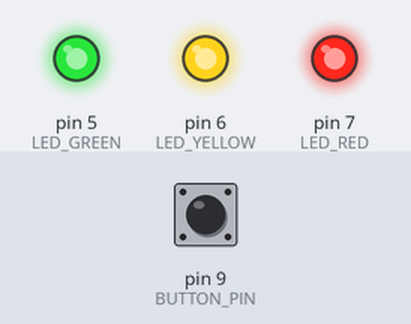
A sketch run on a simulated Arduino Uno, built with avr-gcc and run on an emulated ATmega328P. Parts: output pins drawn as LEDs (lit = HIGH). The inputs (shaded band) are chosen by the test bench; at power-on: pin 9 (BUTTON_PIN) LOW.

Above: at 1.2 s.
1.3 s: pin 9 (BUTTON_PIN) pulled HIGH for 0.15 s
At 2.4 s:
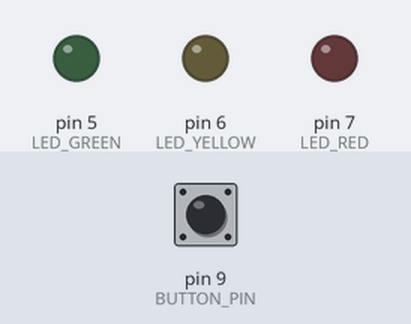
2.9 s: pin 9 (BUTTON_PIN) pulled HIGH for 1 s
At 3.6 s:
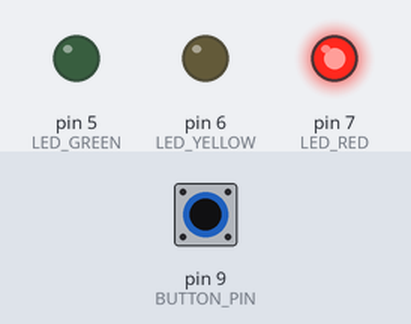
5.4 s: pin 9 (BUTTON_PIN) pulled HIGH for 0.15 s
At 6.6 s:
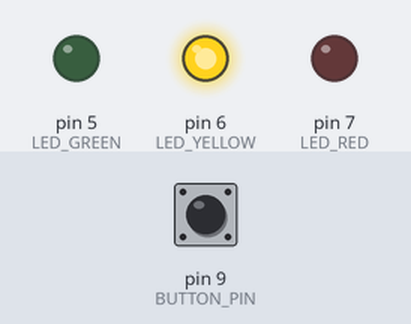
7.0 s: pin 9 (BUTTON_PIN) pulled HIGH for 3.2 s
At 7.9 s:
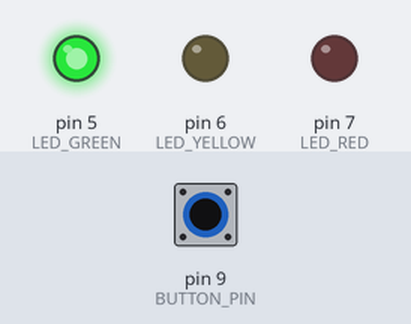
Timing chart, 0 to 10.0 s (numbered marks = the images above; inputs shaded):
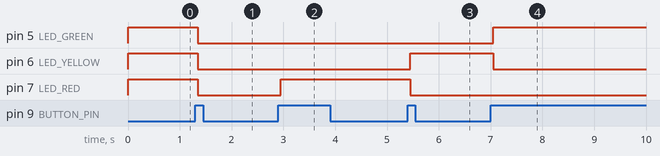

Measured:
- after the input at 1.3 s, pin 5 (LED_GREEN), pin 6 (LED_YELLOW), pin 7 (LED_RED): HIGH → LOW after 0.05 s
- after the input at 2.9 s, pin 7 (LED_RED): LOW → HIGH after 0.05 s
- after the input at 5.4 s, pin 6 (LED_YELLOW): LOW → HIGH after 0.05 s; pin 7 (LED_RED): HIGH → LOW after 0.05 s
- after the input at 7.0 s, pin 5 (LED_GREEN): LOW → HIGH after 0.05 s; pin 6 (LED_YELLOW): HIGH → LOW after 0.05 s

The sketch:

3.2.ino
```cpp
// Pin definitions
#define BUTTON_PIN (9)
#define LED_RED (7)
#define LED_YELLOW (6)
#define LED_GREEN (5)

// Definition of main program states
// Each defined keyword corresponds to an increasing number(0, 1, 2)
enum STATE_ENUM {
  ON,
  OFF,
  RED,
  YELLOW,
  GREEN
} system_state;

// Variables used for button and debounce
int buttonState;                                 // the current reading from the input pin
int lastButtonState = LOW;                       // the previous reading from the input pin
unsigned long lastDebounceTime = 0;              // the last time the output pin was toggled
const unsigned long debounceDelay = 50;          // the debounce time; increase if the output flickers

// Function to detect the press of a button, with debounce (adapted from the Arduino Debounce Example)
// -> returns true if the button was pressed (after the debounce time)
bool buttonPressed() {
  int reading = digitalRead(BUTTON_PIN);
  bool pressed = false;
  // If the switch changed, due to noise or pressing:
  if (reading != lastButtonState) {
    // reset the debouncing timer
    lastDebounceTime = millis();
  }
  if ((millis() - lastDebounceTime) > debounceDelay) {
    // if the button state has changed:
    if (reading != buttonState) {
      buttonState = reading;
      // only toggle the LED if the new button state is HIGH
      if (buttonState == HIGH) {
        pressed = true;
      }
    }
  }
  // save the reading. Next time through the loop,
  // it'll be the lastButtonState:
  lastButtonState = reading;
  return pressed;
}
void setup() {
  //setup your pins
  pinMode(BUTTON_PIN, INPUT);
  pinMode(LED_RED, OUTPUT);
  pinMode(LED_YELLOW, OUTPUT);
  pinMode(LED_GREEN, OUTPUT);
  // define initial state
  system_state = ON;
  digitalWrite(LED_RED, HIGH);
  digitalWrite(LED_YELLOW, HIGH);
  digitalWrite(LED_GREEN, HIGH);
  //initialize button state
  lastButtonState = digitalRead(BUTTON_PIN);
}
void loop() {
  // STATE MACHINE
  switch (system_state) {
    case ON:
      if (buttonPressed()) {
        digitalWrite(LED_RED, LOW);
        digitalWrite(LED_YELLOW, LOW);
        digitalWrite(LED_GREEN, LOW);
        system_state = OFF;
      }
      break;
    case OFF:
      if (buttonPressed()) {
        digitalWrite(LED_RED, HIGH);
        digitalWrite(LED_YELLOW, LOW);
        digitalWrite(LED_GREEN, LOW);
        system_state = RED;
      }
      break;
    case RED:
      if (buttonPressed()) {
        digitalWrite(LED_RED, LOW);
        digitalWrite(LED_YELLOW, HIGH);
        system_state = YELLOW;
      }
      break;
    case YELLOW:
      if (buttonPressed()) {
        digitalWrite(LED_YELLOW, LOW);
        digitalWrite(LED_GREEN, HIGH);
        system_state = GREEN;
      }
      break;
    case GREEN:
      if (buttonPressed()) {
        digitalWrite(LED_GREEN, HIGH);
        digitalWrite(LED_RED, HIGH);
        digitalWrite(LED_YELLOW, HIGH);
        system_state = ON;
      }
      break;
    default:  // should never get here -> safety
      system_state = ON;
      break;
  }
}
```
